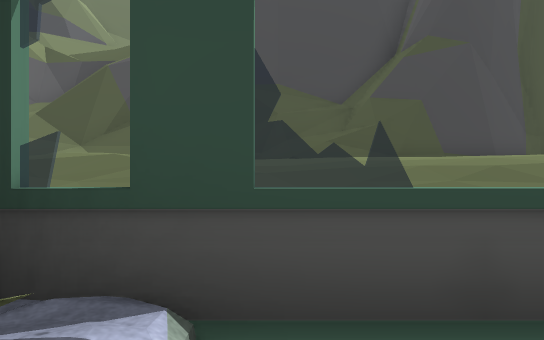
View 1 (above)

22 first-person views from a walk through a Unity game level. The camera is 1.3 m above the floor, looks level and sees 75° across. The floor is counted in squares, 2 m on a side. Each view is taken from the middle of a square. On the plan, view 1 faces up. The plan holds only what a view shows up to about 10 squares ahead; the rest is blank. The place goes on beyond the plan. Some animated figures are not drawn. Door leaves are left out, so doorways stand open. Some surface patterns are stand-ins.

View 2
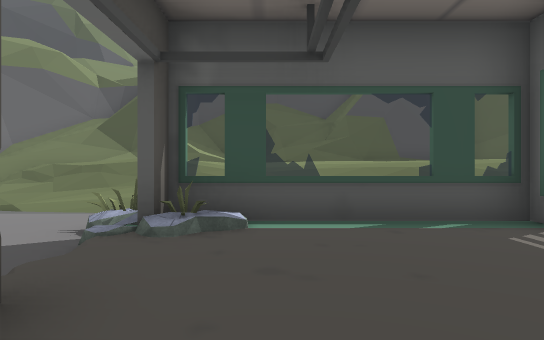

View 3
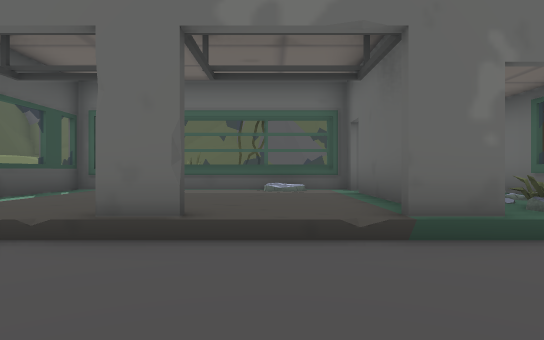

View 4
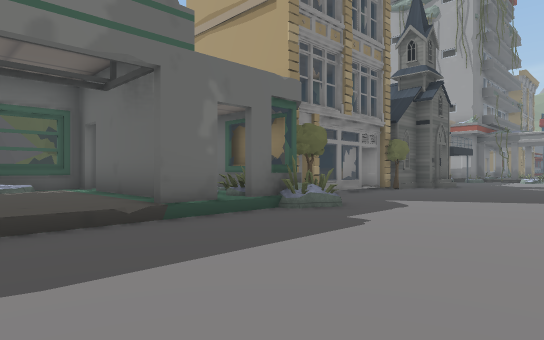

View 5
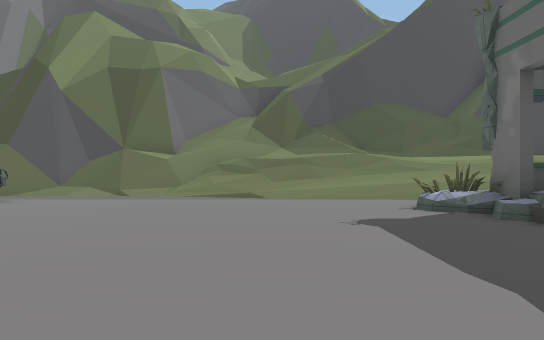

View 6
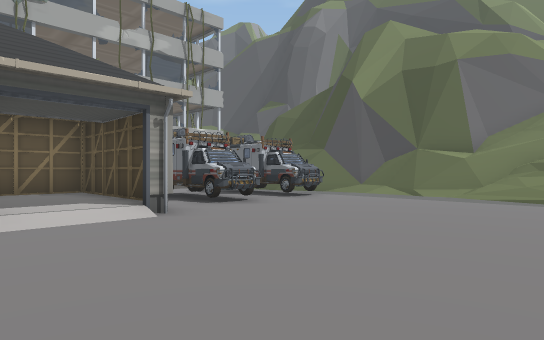

View 7
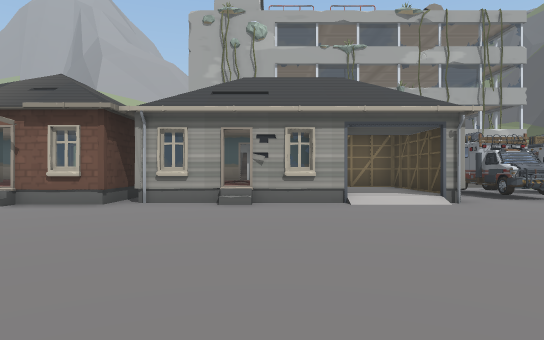

View 8
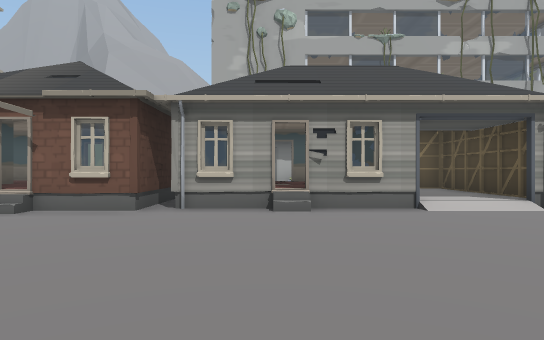

View 9
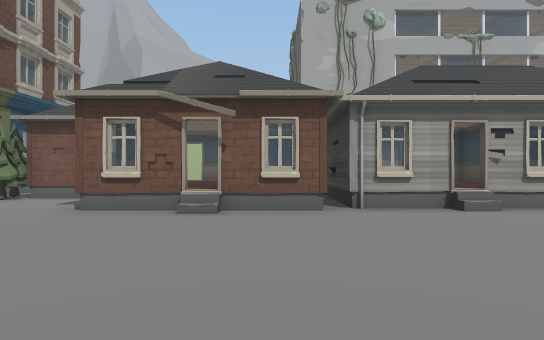

View 10
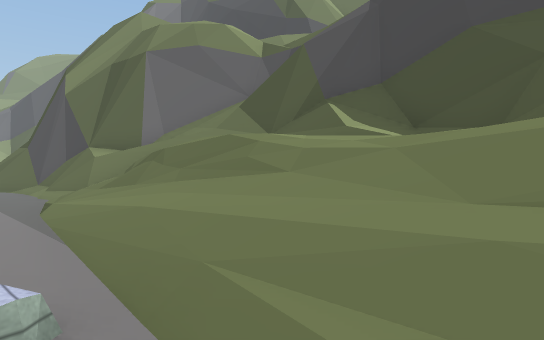

View 11
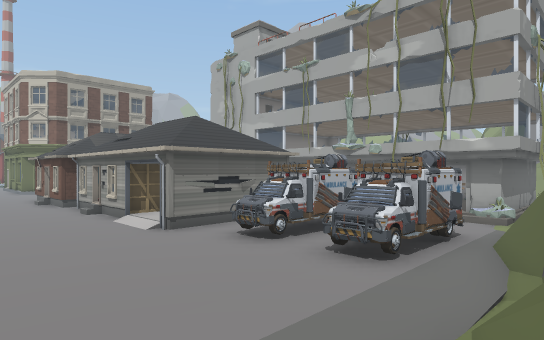

View 12
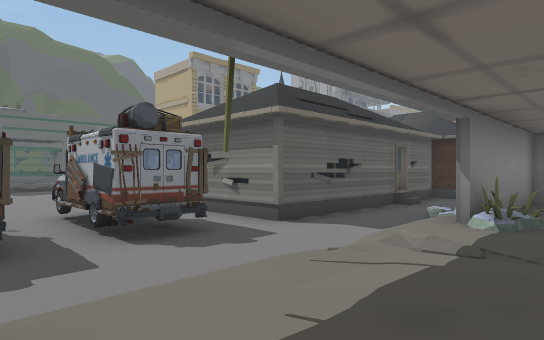

View 13
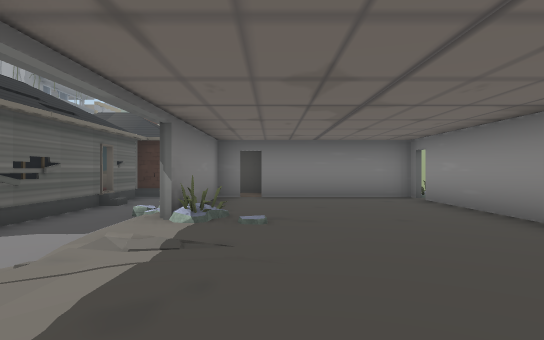

View 14
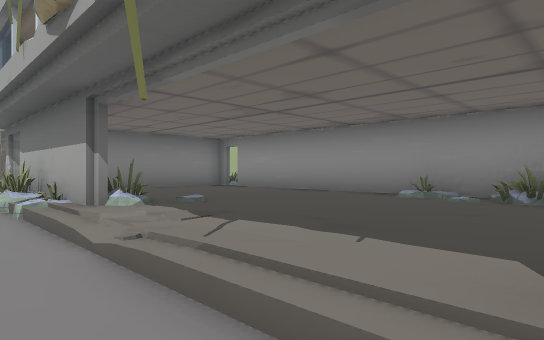

View 15
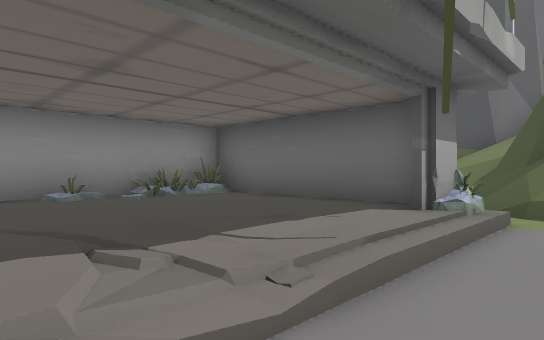

View 16
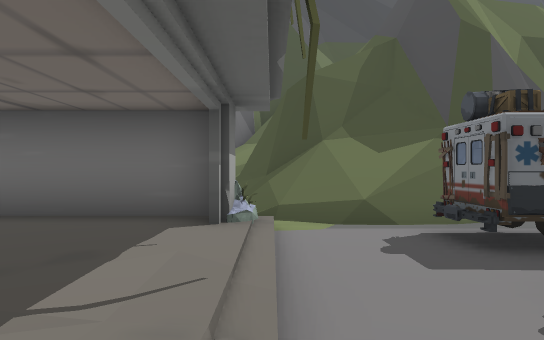

View 17
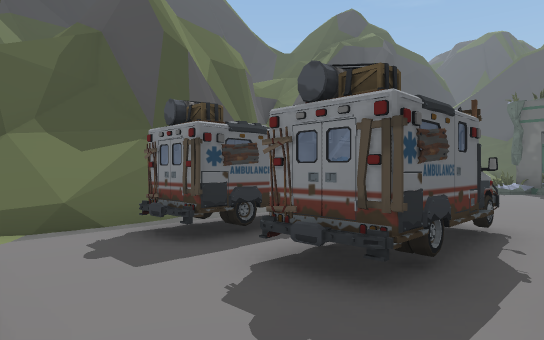

View 18
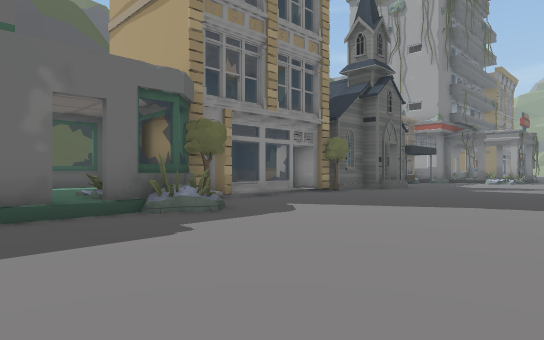

View 19
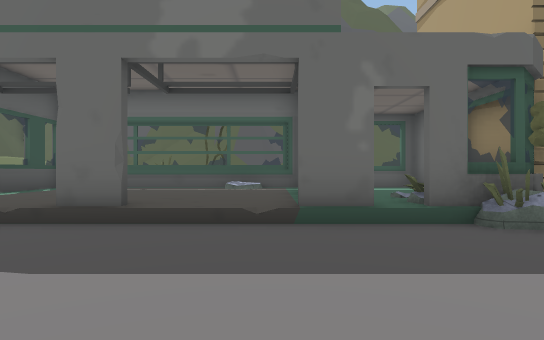

View 20
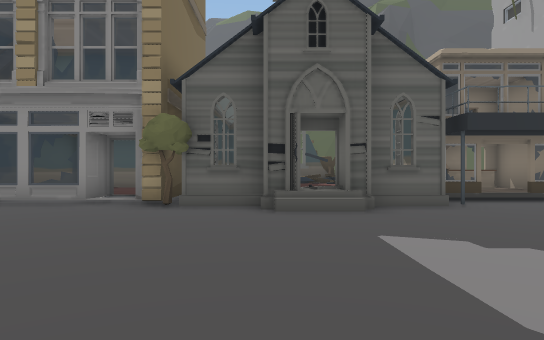

View 21
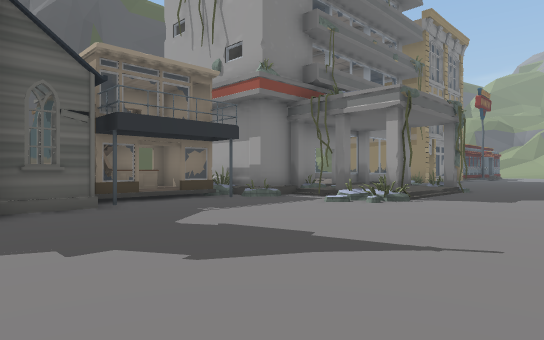

View 22
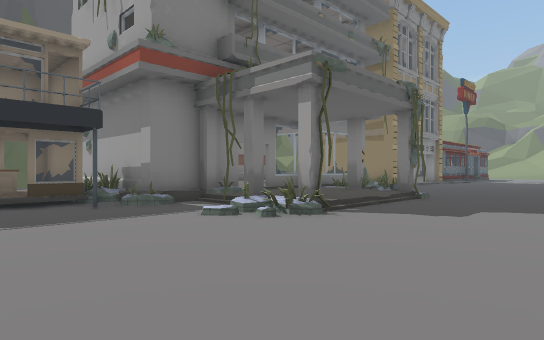

### Floor plan
Key: @ floor where view 1 was taken; # wall or solid block; x gap in a wall; . main floor; : floor 0.25 m higher than the main floor; + floor 0.5 m higher than the main floor; * floor 2.25 m higher than the main floor; / step, stairs or slope; D open door; = window, fence, low wall or low ledge; ^ raised ledge; v drop or lower ground; T tree; H house; O other object.
Columns run from 21 left of view 1 to 7 right of it. Each row starts with its distance up from view 1.
 10                v =####
  9    ##   =     vv##//#########
  8     *  ^vvvvvvv#///= ////
  7     =^ ^^v   v//     //
  6     =#^^^#####/////////**
  5     #/####..=////////////
  4 #####/...........//////
  3 #+++#/.OOOO........=#..
  2 #++++/.............##===#
  1 #++++/.OOOO........#D+++=
  0 #+++//..OOO.........D@++=
 -1 #+++=/.HHHHH........D+++=#
 -2 #+++#/.H   /........D++++=
 -3 #+++##.H   /........D+++=#
 -4 #++++#.HHHHH........D+++=
 -5 ++++##.#   H........###x#
 -6 #####/.H   H........#=++^
 -7     # .#   H.......=#=  #
 -8         #HHH........T####
 -9            H.........####
-10            H.........=:
-11            H.........=
-12          ##H.........#
-13          H...  .....T####
-14         HH..   ......#
-15         .T    ......##
-16        #=     ....../x
-17               ......##
-18               .......#####
-19               ........OOO
-20               ........+OO
-21               .......OOOO
-22               .......#####
-23               ...=##.#
-24                ...+//#
-25                ...+++
-26                ...+++
-27                ...xx#
-28                ....
-29                ....
-30                 ..

Positions as (right, up) in squares from view 1, and headings:
1: (0, 0), facing up
2: (0, -3), facing up
3: (-5, -3), facing right
4: (-6, -2), facing down-right
5: (-5, -4), facing up
6: (-5, -4), facing up-left
7: (-3, -5), facing left
8: (-4, -6), facing left
9: (-4, -9), facing left
10: (1, 3), facing up-left
11: (-6, 6), facing down-left
12: (-18, 3), facing down-right
13: (-18, 3), facing down
14: (-15, 3), facing down-left
15: (-15, -1), facing up-left
16: (-16, -1), facing up
17: (-16, -1), facing up-right
18: (-7, -4), facing down-right
19: (-6, -4), facing right
20: (-7, -15), facing right
21: (-7, -16), facing down-right
22: (-7, -19), facing down-right
